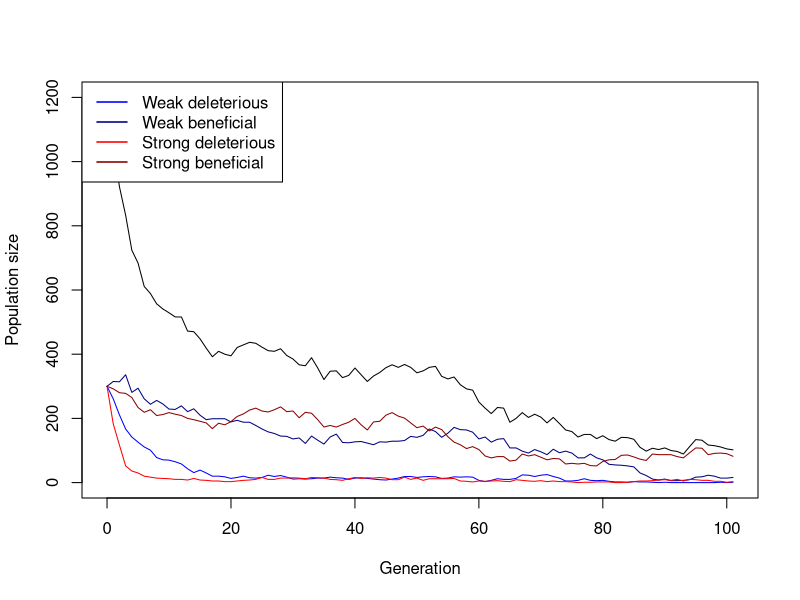
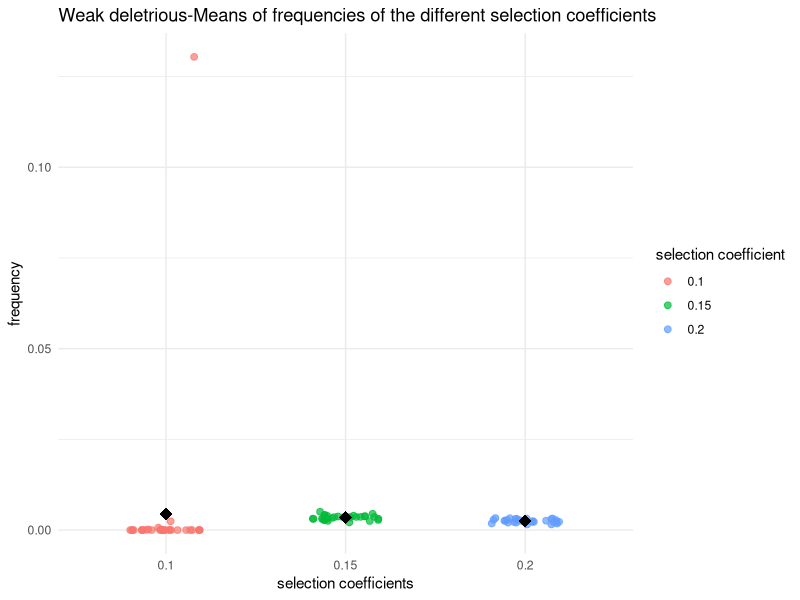
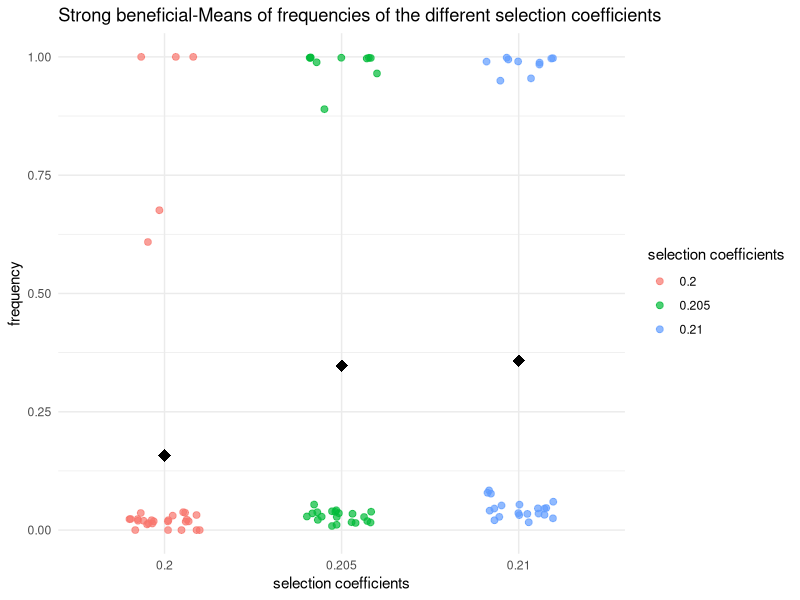
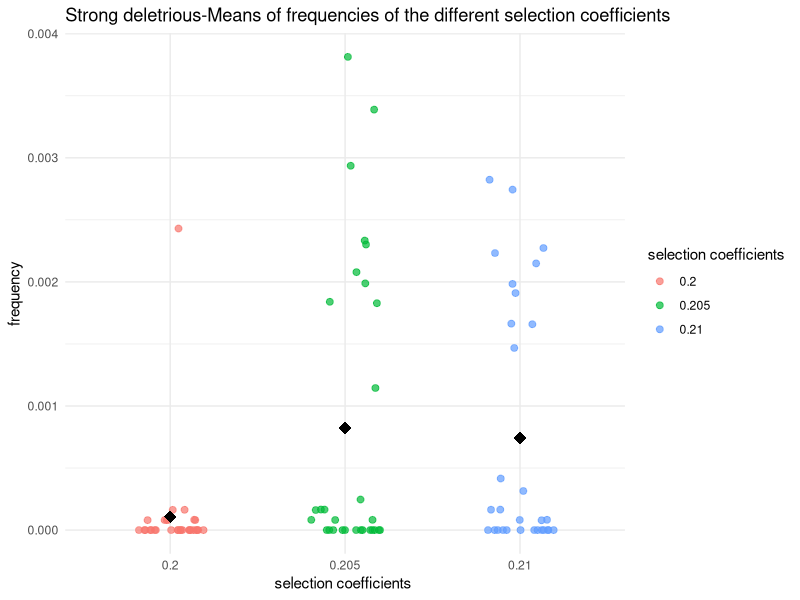
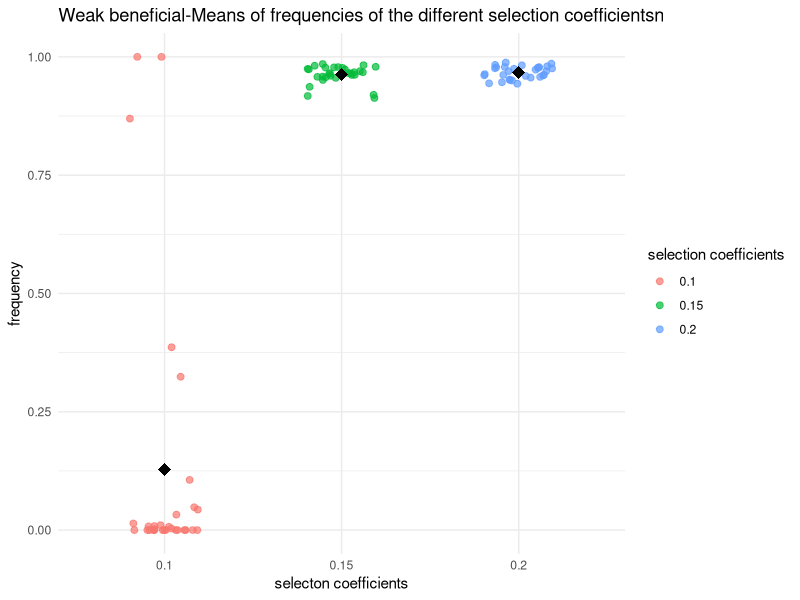

Source code (R) for these figures, in order:
## ---- chunk 1
# Function for simulating one Generation in the Population
simulate_one_gen <- function(N_wd, N_wb, N_sd, N_sb, decay_rate_wm, decay_rate_sm, s_wm, s_sm, m_rate_wm, m_rate_sm) {
  
  # draw Offspring according to Poisson Distribution
  offsp_wd <- rpois(1, N_wd * (1-decay_rate_wm-s_wm))
  offsp_wb <- rpois(1, N_wb * (1-decay_rate_wm+s_wm))
  offsp_sd <- rpois(1, N_sd * (1-decay_rate_sm-s_sm))
  offsp_sb <- rpois(1, N_sb * (1-decay_rate_sm+s_sm))
  # draw changing Mutants according to Poisson Distribution
  mut_wd_to_wb <- rpois(1, offsp_wd * m_rate_wm)
  mut_sd_to_sb <- rpois(1, offsp_sd * m_rate_sm)
  mut_wb_to_wd <- rpois(1, offsp_wb * m_rate_wm)
  mut_sb_to_sd <- rpois(1, offsp_sb * m_rate_sm)
  
  # determine new Population Sizes of all four Mutants (2 versions of weak Mutations   and 2   versions of strong Mutations)
  N_wd_new <- max(offsp_wd - mut_wd_to_wb+ mut_wb_to_wd,0)
  N_wb_new <- max(offsp_wb - mut_wb_to_wd+ mut_wd_to_wb,0)
  N_sd_new <- max(offsp_sd - mut_sd_to_sb+ mut_sb_to_sd,0)
  N_sb_new <- max(offsp_sb - mut_sb_to_sd+ mut_sd_to_sb,0)
  
 return(c(N_wd_new, N_wb_new, N_sd_new, N_sb_new))
}
# Test the Function
print(simulate_one_gen(N_wd=50, N_wb=0, N_sd=50, N_sb=0, decay_rate_wm=0, decay_rate_sm=0, s_wm=0, s_sm=0, m_rate_wm=0, m_rate_sm=0))
## ---- chunk 2
# Simulation runs until the 100th Generation
max_gen=100
simulate_pop <- function(init_wd, init_wb,  init_sd, init_sb, decay_rate_wm, decay_rate_sm, s_wm, s_sm, m_rate_wm, m_rate_sm, max_gen) {
  # Create the Vector in which to save the Results
  pop_vector <- c(init_wd,init_wb, init_sd, init_sb)
  # initiate the variables
  pop_new <- c(init_wd, init_wb, init_sd, init_sb)
  
  # run the Simulation until Generation max_gen
  for (i in 1:(max_gen + 1)) {
    # redefine the current Population one Generation later
    pop_new <- simulate_one_gen(pop_new[1],pop_new[2],pop_new[3],pop_new[4], decay_rate_wm, decay_rate_sm, s_wm, s_sm, m_rate_wm, m_rate_sm)
    # add the new Population Sizes to the Output Vector
    pop_vector <- rbind(pop_vector,pop_new)
    # Condition to stop the Simulation before max_gen: either the Population exceeds 1.5         Times the Original Population Size, or it goes extinct
    if ((sum(pop_new) >= 10 * sum(c(init_wd, init_wb, init_sd, init_sb))) || sum(pop_new) == 0)
      break

}
  
  # Define the Row and Column Names of the Output Vector
  rownames(pop_vector) <- (0:max_gen)[1:length(pop_vector[,1])] # Note that the Vector has to be cut if the Simulation stopped early
  colnames(pop_vector) <- c("wd","wb", "sd", "sb")
  # return the Result
  return(pop_vector)	
}


# Test the Function and plot the Result
# set max_gen to a Value to be used througout
max_gen <- 100
# create your Simulation Data
output <- simulate_pop(init_wd=300, init_wb=300,  init_sd=300, init_sb=300, decay_rate_wm=0.1, decay_rate_sm=0.2, s_wm=0.1, s_sm=0.2, m_rate_wm=0.02, m_rate_sm=0.02,max_gen)
# show the last few Lines of the Data Table
print(tail(output))
# plot the Output - note that the Plot Range and the x Axis have to be adjusted based on the Length of the Table
# determine x axis Range 
x_range <- 0:(length(output[,1])-1)
# this plots the total Population Size
plot(x_range,output[,1]+output[,2]+output[ ,3]+output[ ,4],type='l',ylim=c(0,max(output[,1]+output[,2]+output[ ,3]+output[ ,4])),xlab =  "Generation",ylab = "Population size")
# add Number of wd Individuals
lines(x_range,output[,1], col="blue")
# add Number of wb Individuals
lines(x_range,output[,2], col="navyblue")
# add Number of sd Individuals
lines(x_range,output[,3], col="red")
# add Number of sb Individuals
lines(x_range,output[,4], col="darkred")
# add Legend
legend("topleft",
       legend=c("Weak deleterious","Weak beneficial","Strong deleterious","Strong beneficial"),
       col=c("blue","navyblue","red","darkred"), lty=1, lwd=1.5)
## ---- chunk 3
# set some Parameters to fixed Values
init_wd <- 300
init_wb <- 300
init_sd <- 300
init_sb <- 300
m_rate_wm <- 0.001
m_rate_sm <- 0.001
decay_rate_wm <- 0.1
decay_rate_sm <- 0.2
s_wm <- 0.2
s_sm <- 0.4
max_gen <- 1000
# determine how often to run the Simulation for each set of Parameters
no_replicates <- 10


# set Parameters to vary
s_values_wm <- c(0.10,0.15,0.2)
s_values_sm <- c(0.2,0.205,0.210)
#m_values_wm <- c(0.001,0.01,0.05)
#m_values_sm <- c(0.05,0.1,0.15)


# initialize Data Table - where to collect the Results
data_table <- c()
data_table_wd<- c()
data_table_wb<- c()
data_table_sd<- c()
data_table_sb<- c()
# define total runs and rescue count
total_runs<-0
rescue_count<-0
# run the Simulation across all chosen parameters
# loop over mutation rates
#for(mval_wm in m_values_wm){
 # for(mval_sm in m_values_sm){
    # loop over Selection strength
    for(sval_wm in s_values_wm){
      for(sval_sm in s_values_sm){
        # different Way of running many Simulations: make Replicates using "repeat" Function         with a counter i
        # reset Counter
        i<-1
        
        repeat {
          # increase Counter by one
          i<-i+1
          # defining total runs
          total_runs <- total_runs + 1
          # run the Simulation once
          one_run <- simulate_pop(init_wd, init_wb, init_sd, init_sb,
                                  decay_rate_wm, decay_rate_sm,
                                  sval_wm, sval_sm, m_rate_wm=0.001,m_rate_sm=0.001, max_gen)
          
          # determine total Population Sizes
          total_size <- one_run[,1]+one_run[,2]+one_run[,3]+one_run[,4]
          
          
          # determine final Population Size for each Mutant
          N_end_wd <- one_run[nrow(one_run), "wd"]
          N_end_wb <- one_run[nrow(one_run), "wb"]
          N_end_sd <- one_run[nrow(one_run), "sd"]
          N_end_sb <- one_run[nrow(one_run), "sb"]
          
          total_end <- N_end_wd + N_end_wb + N_end_sd + N_end_sb
          if (total_end > 0) {
            rescue_count <- rescue_count + 1
          }
          # determine Frequencies of each mutant in the final Population
          freq_wd <- ifelse(total_end > 0, N_end_wd / total_end, 0)
          freq_wb <- ifelse(total_end > 0, N_end_wb / total_end, 0)
          freq_sd <- ifelse(total_end > 0, N_end_sd / total_end, 0)
          freq_sb <- ifelse(total_end > 0, N_end_sb / total_end, 0)
          
          
          
          data_table_wd<- rbind(data_table_wd, c(sval_wm,freq_wd))
          data_table_wb<- rbind(data_table_wb, c(sval_wm, freq_wb))
          data_table_sd<- rbind(data_table_sd,c(sval_sm, freq_sd))
          data_table_sb<-rbind(data_table_sb, c (sval_sm,freq_sb))
          # enter the D into the Table
          data_table <- rbind(data_table,c(m_rate_wm = 0.001,m_rate_sm = 0.001,sval_wm,sval_sm,N_end_wd,        N_end_wb, N_end_sd, N_end_sb,freq_wd, freq_wb, freq_sd,freq_sb)) # note that we add the                varying parameters (mutation rate and selection strength for each version of weak            and strong mutation) to the table too
          # stop the repeated Computation after no_replicates times
          
          
          if(i>no_replicates) break
          
        }
      }
    }
  #}
#}


library(ggplot2)

# Sicherstellen, dass es ein Data Frame ist
data_table_wd <- as.data.frame(data_table_wd)
colnames(data_table_wd) <- c("V1", "V2")

library(ggplot2)

# Sicherstellen, dass es ein Data Frame ist
data_table_wd <- as.data.frame(data_table_wd)
colnames(data_table_wd) <- c("V1", "V2")

# Scatterplot mit Jitter und Mittelwert
ggplot(data_table_wd, aes(x = factor(V1), y = V2, color = factor(V1))) +
  geom_jitter(width = 0.2, height = 0, size = 2, alpha = 0.7) +
  stat_summary(fun = mean, geom = "point", shape = 18, size = 4, color = "black") +
  labs(
    x = "selection coefficients",
    y = "frequency",
    color = "selection coefficient",
    title = "Weak deletrious-Means of frequencies of the different selection coefficients"
  ) +
  theme_minimal()

data_table_sb <- as.data.frame(data_table_sb)
colnames(data_table_sb) <- c("V1", "V2")

# Scatterplot mit Jitter und Mittelwert
ggplot(data_table_sb, aes(x = factor(V1), y = V2, color = factor(V1))) +
  geom_jitter(width = 0.2, height = 0, size = 2, alpha = 0.7) +
  stat_summary(fun = mean, geom = "point", shape = 18, size = 4, color = "black") +
  labs(
    x = "selection coefficients",
    y = "frequency",
    color = "selection coefficients",
    title = "Strong beneficial-Means of frequencies of the different selection coefficients"
  ) +
  theme_minimal()

data_table_sd <- as.data.frame(data_table_sd)

colnames(data_table_sd) <- c("V1", "V2")

# Scatterplot mit Jitter und Mittelwert
ggplot(data_table_sd, aes(x = factor(V1), y = V2, color = factor(V1))) +
  geom_jitter(width = 0.2, height = 0, size = 2, alpha = 0.7) +
  stat_summary(fun = mean, geom = "point", shape = 18, size = 4, color = "black") +
  labs(
    x = "selection coefficients ",
    y = "frequency",
    color = "selection coefficients",
    title = "Strong deletrious-Means of frequencies of the different selection coefficients"
  ) +
  theme_minimal()
data_table_wb <- as.data.frame(data_table_wb)
colnames(data_table_sb) <- c("V1", "V2")

# Scatterplot mit Jitter und Mittelwert
ggplot(data_table_wb, aes(x = factor(V1), y = V2, color = factor(V1))) +
  geom_jitter(width = 0.2, height = 0, size = 2, alpha = 0.7) +
  stat_summary(fun = mean, geom = "point", shape = 18, size = 4, color = "black") +
  labs(
    x = "selecton coefficients",
    y = "frequency",
    color = "selection coefficients",
    title = "Weak beneficial-Means of frequencies of the different selection coefficientsn"
  ) +
  theme_minimal()
# calculating Rescue probability
rescue_prob <- rescue_count / total_runs
# Mean Frequencies of each mutant
mean_freq_wd <- mean(freq_wd)*100
mean_freq_wb <- mean(freq_wb)*100
mean_freq_sd <- mean(freq_sd)*100
mean_freq_sb <- mean(freq_sb)*100

print(paste("Mean frequency of wd =", mean_freq_wd) )
print(paste("Mean frequency of wb =", mean_freq_wb) )
print(paste("Mean frequency of sd =", mean_freq_sd) )
print(paste("Mean frequency of sb =", mean_freq_sb) )
print(paste("The rescue probability is =",rescue_prob))
# define Column Names of Data Table
colnames(data_table) <- c("m_rate_wm","m_rate_sm","s_wm","s_sm","N_end_wd", "N_end_wb", "N_end_sd", "N_end_sb","freq_wd", "freq_wb", "freq_sd","freq_sb")
# show the first and last Lines of the Output
print(head(data_table))
print(tail(data_table))
